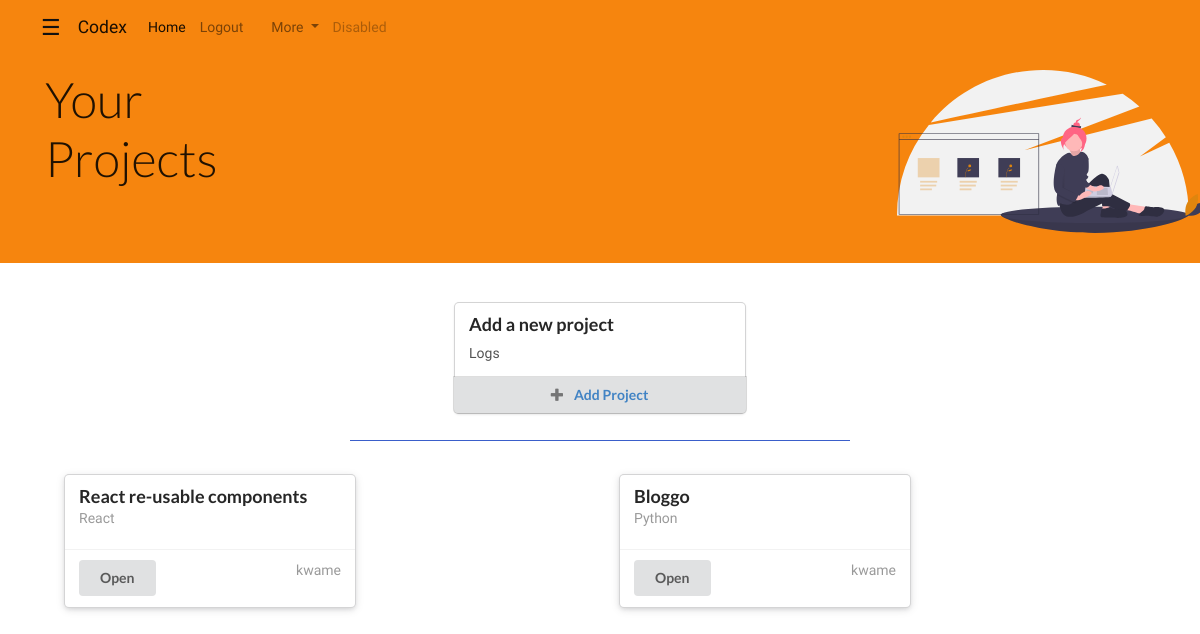
The app's page / (signed in) with its own data.
### logs/models.py (models this page shows, shortened)
class Project(models.Model):
    user = models.ForeignKey(User,on_delete=models.CASCADE)
    project_name = models.CharField(max_length=40)
    description = models.CharField(max_length=100)
    language = models.CharField(max_length=20)
    def __str__(self):
        return self.project_name

### logs/views.py (the view)
# urls.py: path('',views.projects_page,name='project_page'),
@login_required
def projects_page(request):
    if request.user:
        users_logs = Project.objects.filter(user=request.user)
    return render(request,'logs/home.html',{'logs':users_logs})

### logs/templates/logs/home.html (shortened to what this page needs)
{% extends 'logs/base.html' %}
{% block style %}
{% load static %}
<link rel="stylesheet" href="{% static 'logs/css/home.css' %}">
{% endblock %}
{% block body %}
<div class="jumbotron jumbotron-fluid" style="padding-top: 70px;">
    <div class="container" id="boxo">
      <div class="jumbo-img">
      <img id="jumbo-img" src="{% static 'logs/images/web.svg' %}" alt="">
      </div>
      <div class="jumbo-text">
      <h1 class="display-4">Your Projects</h1>
      </div>
    </div>
</div>
<div class="container">
  <div class="row">
    <div class="ui cards" style="margin: 0 auto;">
    <div class="card">
      <div class="content">
        <div class="header">Add a new project</div>
        <div class="description">
          Logs
        </div>
      </div>
      <div class="ui bottom attached button">
        <i class="add icon"></i>
       <a href="{% url 'project-create' %}"> Add Project</a>
      </div>
    </div>
  </div>
  </div>
  <hr style="background-color: royalblue;">
  <div class="row" style="margin:0 auto;">
    {% for i in logs %}
    <div class="col" style="padding: 20px;">
      <div class="ui raised card">
        <div class="content">
          <div class="header">{{ i }}</div>
          <div class="meta">
            <span class="category">{{ i.language }}</span>
          </div>
        </div>
        <div class="extra content">
          <div class="right floated author">
            {{request.user}}
          </div>
          <a class="ui button" href="{% url 'project-detail' i.id %}">Open</a>
        </div>
      </div>
    </div>
    {% endfor %}
  </div>
</div>
{% endblock %}

### logs/static/logs/css/home.css (style rules this page uses)
body { background-color: #ffffff; font-family: 'Questrial', sans-serif; }
.jumbotron { background-repeat: no-repeat; background-position: center; padding: 30px 20px; background-size: contain; background-color: rgb(246, 133, 14); width: 100%; }
#boxo { grid-template-columns: repeat(8, 1fr); gap: 10px; display: grid; }
.jumbo-text { grid-column: 1/2; grid-row: 1; }
.jumbo-img { grid-column: 6/9; }
.jumbo-img img { width: 140%; }
hr { width: 500px; }
@media screen and (min-width:800px) { .jumbo-img img { width: 120%; } }
@media screen and (min-width:800px) { .jumbo-img { grid-column: 7/9; } }

### records on screen
Project: project_name "React re-usable components", language "React"
Project: project_name "Bloggo", language "Python"

### other values on screen
{{ request.user }} "kwame"
